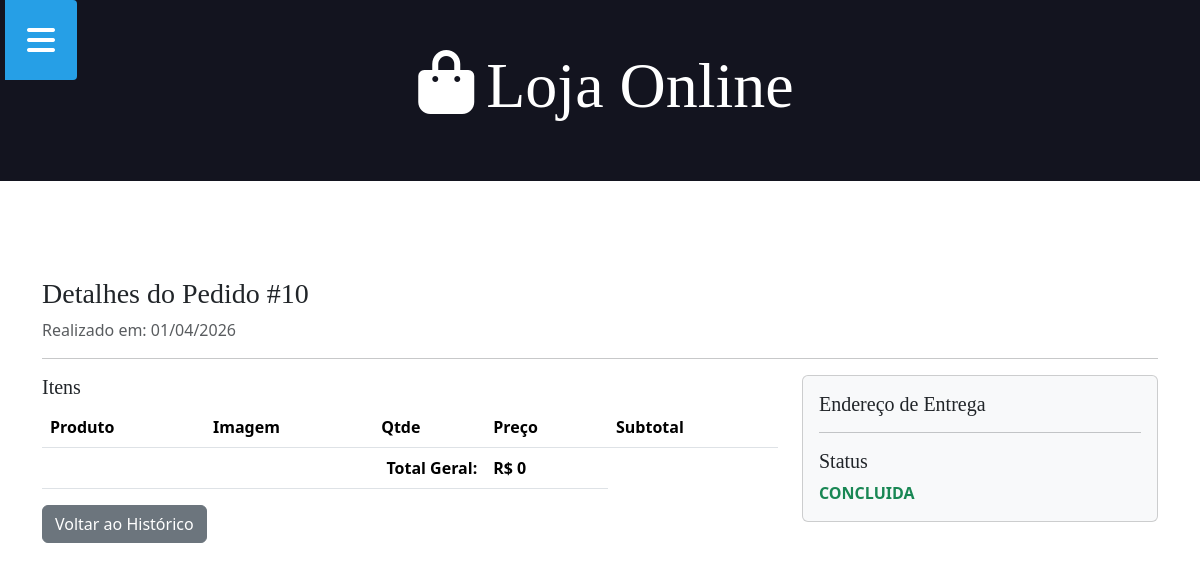
Before: /pedido/10 (signed in) with the older database file.
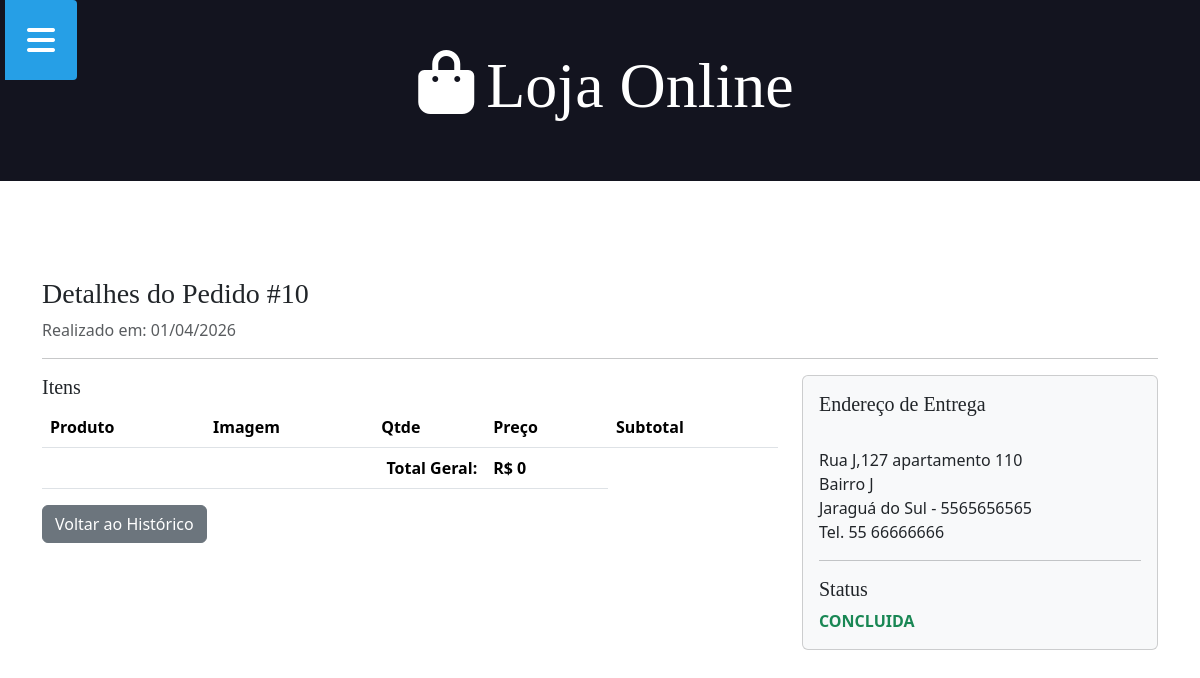
After: the same page with the newer database file.
### aplicacao/models.py (models this page shows, shortened)
class Perfil(models.Model):
    telefone = models.CharField(max_length=25, null=True, blank=True)
    rua = models.CharField(max_length=50, null=True, blank=True)
    numero = models.IntegerField(null=True, blank=True)
    bairro = models.CharField(max_length=50, null=True, blank=True)
    cidade = models.CharField(max_length=50, null=True, blank=True)
    complemento = models.CharField(max_length=100, null=True, blank=True)
    cep = models.CharField(max_length=50, null=True, blank=True)
    cliente = models.OneToOneField(User, on_delete=models.CASCADE)

### aplicacao/views.py (the view)
# urls.py: path('pedido/<int:venda_id>', views.detalhe_pedido, name='urldetalhe_pedido'),
@login_required
def detalhe_pedido(request, venda_id):
    venda = get_object_or_404(Venda, id=venda_id, cliente=request.user)
    if venda.cliente != request.user:
        return redirect("historico_pedidos")
    itens = venda.itemvenda_set.all()
    try:
        perfil= Perfil.objects.get(cliente=request.user)
    except Perfil.DoesNotExist:
        perfil = None
    context = {
        'venda': venda,
        'itens': itens,
        'perfil': perfil
    }
    return render(request, 'detalhe_pedido.html', context)

### aplicacao/models.py (called while the page is built)
    @property
    def total(self):
        total=0
        for item in self.itemvenda_set.all():
            total += item.produto.preco * item.qtde
        return total

### aplicacao/templates/detalhe_pedido.html (shortened to what this page needs)
{% extends 'global/base.html' %}
{% block content %}
<div class="container mt-5">
    <div class="row">
        <div class="col-md-12">
            <h3>Detalhes do Pedido #{{venda.id}}</h3>
            <p class="text-muted">Realizado em: {{ venda.data|date:"d/m/Y" }}</p>
            <hr />
        </div>
    </div>
    <div class="row">
        <div class="col-md-8">
            <h5>Itens</h5>
            <table class="table">
                <thead>
                    <tr>
                        <th>Produto</th>
                        <th>Imagem</th>
                        <th>Qtde</th>
                        <th>Preço</th>
                        <th>Subtotal</th>
                    </tr>
                </thead>
                <tfoot>
                    <tr>
                        <th colspan="3" class="text-end">Total Geral:</th>
                        <th>R$ {{ venda.total }}</th>
                    </tr>
                </tfoot>
            </table>
            <a href="{% url 'urlhistorico' %}" class="btn btn-secondary">Voltar ao Histórico</a>
        </div>
        <div class="col-md-4">
            <div class="card bg-light">
                <div class="card-body">
                    <h5>Endereço de Entrega</h5>
                    {% if perfil %}
                        <p class="card-text">
                            <strong>{{ perfil.cliente.first_name }} {{ perfil.cliente.last_name }}</strong><br>
                            {{ perfil.rua }},{{ perfil.numero }} {{ perfil.complemento }} <br>
                            {{ perfil.bairro }} <br>
                            {{ perfil.cidade }} - {{ perfil.cep }} <br>
                            Tel. {{ perfil.telefone }}
                        </p>
                    {% endif %}
                    <hr />
                    <h5 class="card-title">Status</h5>
                    <p class="card-text text-success fw-bold">{{ venda.get_status_display }}</p>
        </div>
</div>
{% endblock %}

Changed rows visible on the page:
added Perfil: rua "Rua J", numero "127", complemento "apartamento 110", bairro "Bairro J", cidade "Jaraguá do Sul", cep "5565656565", telefone "55 66666666"
Other visible differences:
text now shown: ", - Tel."
